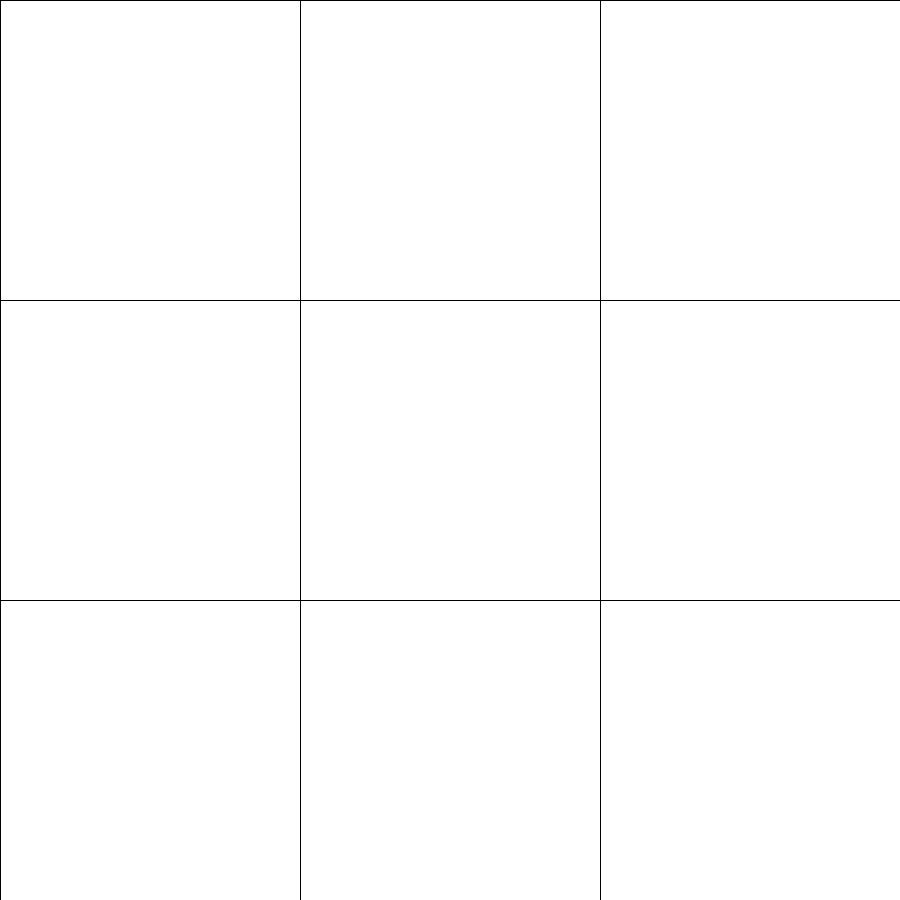
Frame 1 (no input)
Frame 60 (the mouse pressed at the canvas centre just before this capture): identical to frame 1, image omitted
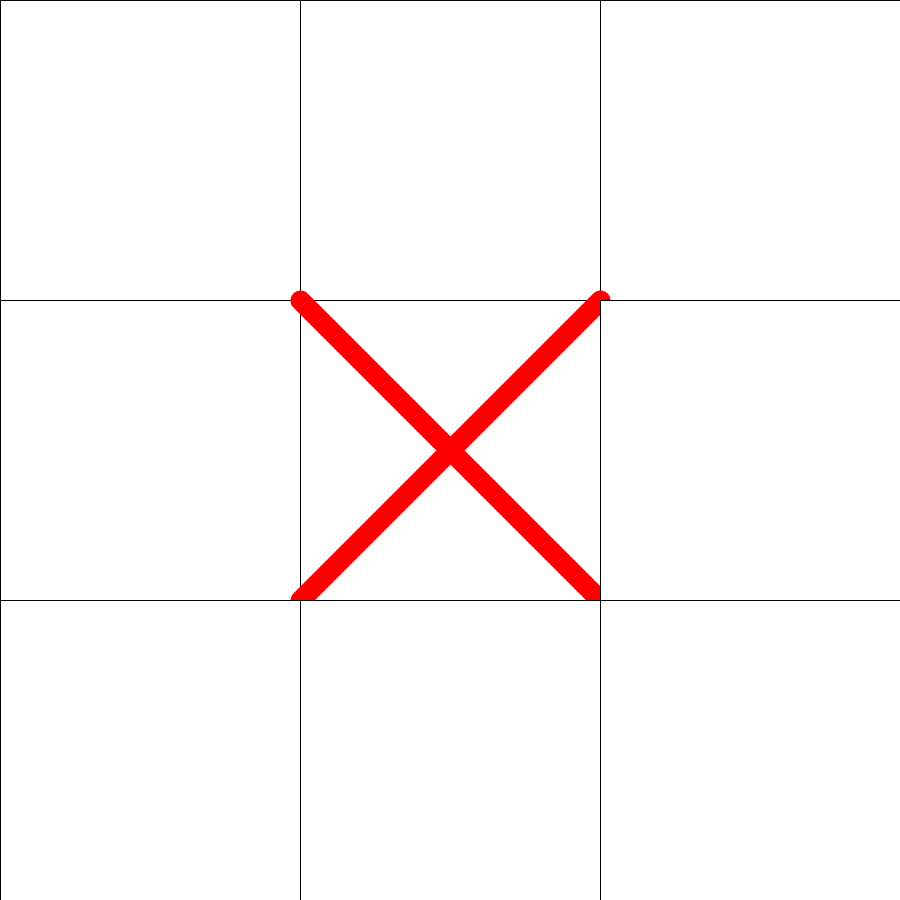
Frame 120 (the mouse held since frame 60 and released just before this capture)

The Processing sketch that drew these frames (run headless with seeded random() and noise(); from frame 60 on, the mouse is pressed at the canvas centre):

// Processing sketch: tres_en_ratlla_interactiu
// ── tres_en_ratlla_interactiu.pde
Casella [][] t;      //[fil][col]
boolean win = false;
int nPlays = 0;

String txt;
int pantalla = 0;


void setup() {
  size(900, 900);
  createTable();
}

void draw() {


  if (pantalla==0) {
    background(255);
    drawTable();
    if (!win && nPlays<9) {
      if (winRows()||winCols()||winAscendentDiag()||winDescendentDiag()) {
        win = true;
      }
    }

    if (nPlays ==9 && !win) {
      textSize(50);
      textAlign(CENTER);
      stroke(255, 0, 0);
      text("END. TABLAS", width/2, height/2);
      pantalla=1;
      //noLoop();
    } else if (win) {
      int player = (nPlays+1)%2 +1;
      txt = "Player "+ player + " won";
      pantalla = 1;
      println("win "+ player);
      //noLoop();
    }
  } else if (pantalla==1) {
    background(255, 50, 50);
    fill(0);
    textAlign(CENTER);
    textSize(48);
    text(txt, width/2, height/2);
  }
}

void mousePressed() {
  checkTable();
}

// ── Casella.pde
class Casella {
  int row, column, value, x, y, w;

  Casella(int f, int c, int x, int y, int w) {
    this.row    = f;
    this.column = c;
    this.value   = 0;
    this.x = x;
    this.y = y;
    this.w = w;
  }

  void setValue(int v) {
    this.value = v;
  }

  void display() {
    rect(x, y, w, w);

    if (value==1) {
      stroke(255,0,0);
      strokeWeight(20);
      line(x, y, x+w, y+w);
      line(x, y+w, x+w, y);
      stroke(0,0,0);
      strokeWeight(1);
    } else if (value == 2) {
      ellipse(x + w/2, y + w/2, w/2, w/2);
    }
  }

  boolean inside(float x, float y) {
    return (this.x<=x && x<=this.x+w &&
        this.y<=y && y<=this.y+w);
  }
}

// ── Tauler.pde
void createTable() {
  t = new Casella[3][3];
  for (int f =0; f<t.length; f++) {
    for (int c = 0; c<t[f].length; c++) {
      t[f][c] = new Casella(f, c, (width/3)*c, (height/3)*f, width/3);
    }
  }
}


void drawTable() {
  for (int f =0; f<t.length; f++) {
    for (int c =0; c<t[f].length; c++) {
      t[f][c].display();
    }
  }
}


void checkTable() {
  for (int f = 0; f<t.length; f++) {
    for (int c = 0; c<t[f].length; c++) {
      if (t[f][c].inside(mouseX, mouseY) && t[f][c].value==0) {
        t[f][c].setValue(nPlays%2+1);
        nPlays++;
      }
    }
  }
}

boolean winRow(int f) {
  return t[f][0].value == t[f][1].value &&
    t[f][1].value == t[f][2].value &&
    t[f][0].value != 0;
}
/*
boolean winRows2() {
 return winRow(0) || winRow(1) ||winRow(2);
 }
 */

boolean winCol(int c) {
  return t[0][c].value == t[1][c].value &&
    t[1][c].value == t[2][c].value &&
    t[0][c].value != 0;
}

boolean winCols() {
  boolean b = false;
  for (int c = 0; c<t.length; c++) {
    b = b|| winCol(c);
  }
  return b;
}

boolean winDescendentDiagV1() {
  return t[0][0].value == t[1][1].value &&
    t[1][1].value == t[2][2].value &&
    t[0][0].value != 0;
}

boolean winDescendentDiag() {
  boolean b = true;
  for(int d=0; d<t.length-1; d++){
    b = b && (t[d][d].value==t[d+1][d+1].value);
  }
  return b && t[0][0].value!=0;
}


boolean winAscendentDiag() {

  boolean b = true;
 
  for(int d=0, c= 0, f=t.length-1; d<t.length-1; d++, f--, c++){
    b = b && (t[f][c].value==t[f-1][c+1].value);
  }
  return b && t[t.length-1][0].value!=0;
}


boolean winRows() {
  boolean b = false;

  for (int f=0; f<t.length; f++) {
    b = b||winRow(f);
  }

  return b;
}
